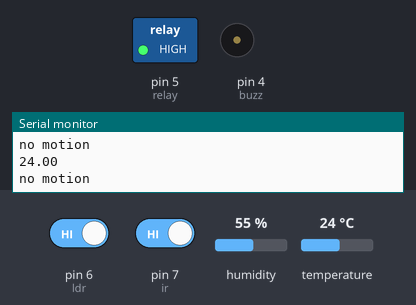
Recording of a sketch running on a simulated Arduino Uno, built with avr-gcc and run on an emulated ATmega328P. Parts: switched loads named in the sketch (green lamp = pin HIGH), buzzer (waves = sounding, pin HIGH), the last lines printed to the serial monitor. The inputs (shaded band) are chosen by the test bench; at power-on: temperature 24 °C, pin 6 (ldr) HIGH, pin 7 (ir) HIGH, humidity 55 %.

Above: at 2.8 s.
2.9 s: temperature set to 31 °C
5.2 s: temperature set to 34 °C
At 7.2 s:
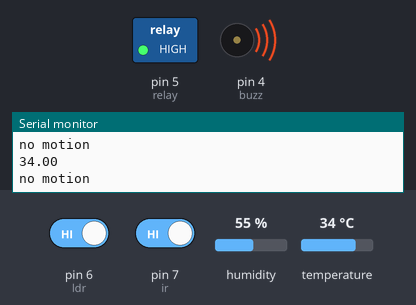
7.5 s: temperature set to 12 °C
At 8.6 s:
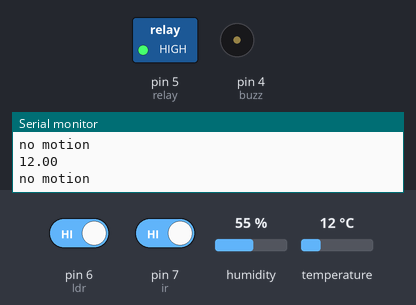
9.6 s: temperature set to 33 °C
At 11.0 s:
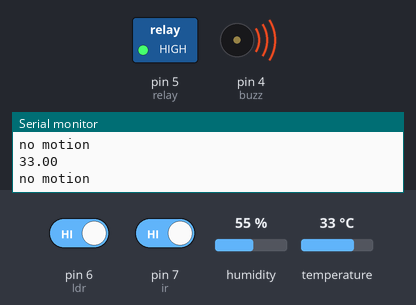
11.6 s: pin 6 (ldr) driven LOW and pin 7 (ir) driven LOW
At 13.4 s:
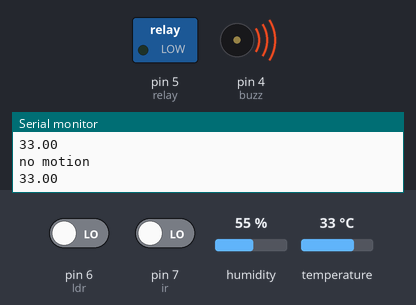
17.6 s: temperature set to 19 °C
At 18.5 s:
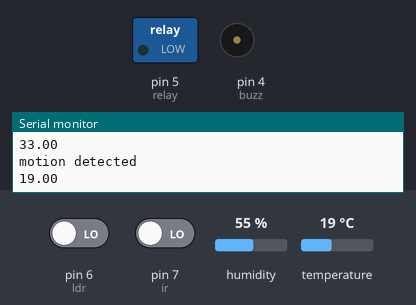
Timing chart, 0 to 24.6 s (numbered marks = the images above; inputs shaded):
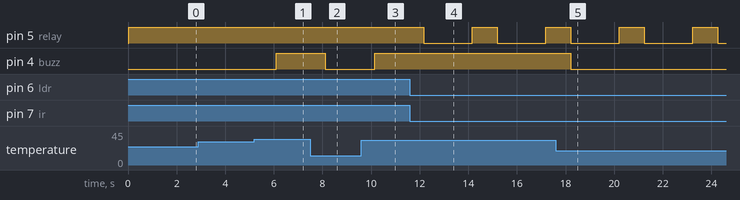

The sketch:

automated_handwash.ino
```cpp
#include<DHT.h>
DHT dht(3, DHT11);
int ir=7;
int ldr=6;
int relay=5;
int hand;
int light;
int buzz=4;
void setup(){
  pinMode(ldr,INPUT);
  pinMode(ir,INPUT);
  pinMode(relay,OUTPUT);
  pinMode(buzz,OUTPUT);
  Serial.begin(9600);
  dht.begin();
}
void loop(){
  hand=digitalRead(ir);
  light=digitalRead(ldr);
  float val = dht.readTemperature();
   Serial.println(val);
  if(val >=33){
    digitalWrite(buzz,HIGH);
    }else{
    digitalWrite(buzz,LOW);
  }

  if(hand==LOW&&light==LOW){
    digitalWrite(relay,LOW);
    delay(2000);
    digitalWrite(relay,HIGH);
    Serial.println("motion detected");
    delay(1000);
  }
  else{
    digitalWrite(relay,HIGH);
    Serial.println("no motion");
    delay(1000);
  }
}
```

Measured:
- the behaviour switches between 32 and 33 °C on temperature (found by bisection; images 0 and 1)
- after the input at 5.2 s, pin 4 (buzz): LOW → HIGH after 0.90 s
- after the input at 7.5 s, pin 4 (buzz): HIGH → LOW after 0.62 s
- after the input at 9.6 s, pin 4 (buzz): LOW → HIGH after 0.55 s
- after the input at 11.6 s, pin 5 (relay): alternates HIGH for 1.0 s and LOW for 2.0 s, starting after 0.57 s
- after the input at 17.6 s, pin 4 (buzz): HIGH → LOW after 0.62 s
